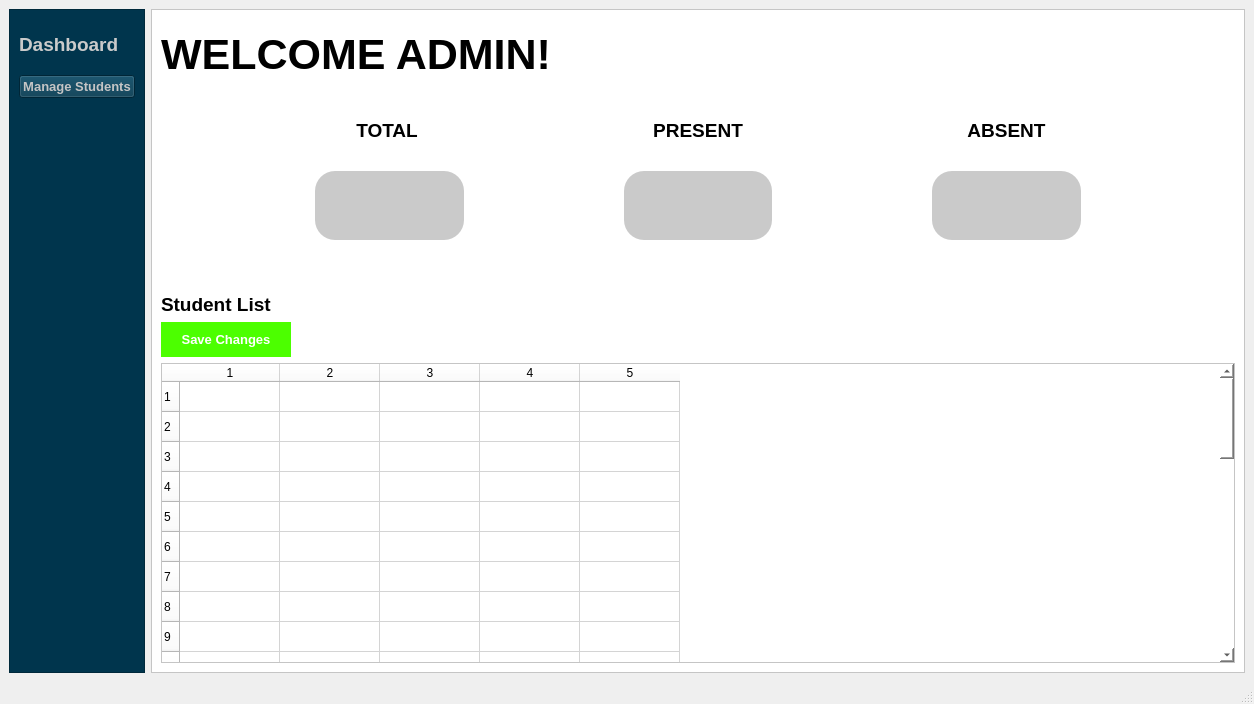
<?xml version="1.0" encoding="UTF-8"?>
<ui version="4.0">
 <class>admin_dashboard</class>
 <widget class="QMainWindow" name="admin_dashboard">
  <property name="geometry">
   <rect>
    <x>0</x>
    <y>0</y>
    <width>1254</width>
    <height>704</height>
   </rect>
  </property>
  <property name="windowTitle">
   <string>MainWindow</string>
  </property>
  <widget class="QWidget" name="centralwidget">
   <layout class="QHBoxLayout" name="horizontalLayout">
    <item>
     <widget class="QFrame" name="frame">
      <property name="maximumSize">
       <size>
        <width>200</width>
        <height>16777215</height>
       </size>
      </property>
      <property name="styleSheet">
       <string notr="true">background-color: rgb(0,53,77);</string>
      </property>
      <property name="frameShape">
       <enum>QFrame::Shape::StyledPanel</enum>
      </property>
      <property name="frameShadow">
       <enum>QFrame::Shadow::Raised</enum>
      </property>
      <layout class="QVBoxLayout" name="verticalLayout">
       <item>
        <widget class="QLabel" name="label_2">
         <property name="font">
          <font>
           <pointsize>14</pointsize>
           <bold>true</bold>
          </font>
         </property>
         <property name="styleSheet">
          <string notr="true">
color: rgb(202, 202, 202);</string>
         </property>
         <property name="text">
          <string>Dashboard</string>
         </property>
        </widget>
       </item>
       <item>
        <widget class="QPushButton" name="pushButton_5">
         <property name="font">
          <font>
           <pointsize>10</pointsize>
           <bold>true</bold>
          </font>
         </property>
         <property name="styleSheet">
          <string notr="true">color: rgb(197, 197, 197);
background-color: rgb(0,53,77);</string>
         </property>
         <property name="text">
          <string>Manage Students</string>
         </property>
        </widget>
       </item>
       <item>
        <widget class="QLabel" name="label_3">
         <property name="font">
          <font>
           <pointsize>10</pointsize>
           <bold>true</bold>
          </font>
         </property>
         <property name="styleSheet">
          <string notr="true">
color: rgb(197, 197, 197);</string>
         </property>
         <property name="text">
          <string/>
         </property>
        </widget>
       </item>
       <item>
        <widget class="QLabel" name="label_4">
         <property name="font">
          <font>
           <pointsize>10</pointsize>
           <bold>true</bold>
          </font>
         </property>
         <property name="styleSheet">
          <string notr="true">
color: rgb(197, 197, 197);</string>
         </property>
         <property name="text">
          <string/>
         </property>
        </widget>
       </item>
       <item>
        <widget class="QLabel" name="label_5">
         <property name="font">
          <font>
           <pointsize>10</pointsize>
           <bold>true</bold>
          </font>
         </property>
         <property name="styleSheet">
          <string notr="true">
color: rgb(197, 197, 197);</string>
         </property>
         <property name="text">
          <string/>
         </property>
        </widget>
       </item>
       <item>
        <widget class="QLabel" name="label_6">
         <property name="font">
          <font>
           <pointsize>10</pointsize>
           <bold>true</bold>
          </font>
         </property>
         <property name="styleSheet">
          <string notr="true">
color: rgb(197, 197, 197);</string>
         </property>
         <property name="text">
          <string/>
         </property>
        </widget>
       </item>
       <item>
        <widget class="QLabel" name="label_9">
         <property name="text">
          <string/>
         </property>
        </widget>
       </item>
       <item>
        <widget class="QLabel" name="label_10">
         <property name="text">
          <string/>
         </property>
        </widget>
       </item>
       <item>
        <widget class="QLabel" name="label_11">
         <property name="text">
          <string/>
         </property>
        </widget>
       </item>
       <item>
        <widget class="QLabel" name="label_13">
         <property name="text">
          <string/>
         </property>
        </widget>
       </item>
       <item>
        <widget class="QLabel" name="label_12">
         <property name="text">
          <string/>
         </property>
        </widget>
       </item>
       <item>
        <widget class="QLabel" name="label_14">
         <property name="text">
          <string/>
         </property>
        </widget>
       </item>
      </layout>
     </widget>
    </item>
    <item>
     <widget class="QFrame" name="frame_2">
      <property name="font">
       <font>
        <bold>true</bold>
       </font>
      </property>
      <property name="styleSheet">
       <string notr="true">background-color: rgb(255, 255, 255);</string>
      </property>
      <property name="frameShape">
       <enum>QFrame::Shape::StyledPanel</enum>
      </property>
      <property name="frameShadow">
       <enum>QFrame::Shadow::Raised</enum>
      </property>
      <layout class="QVBoxLayout" name="verticalLayout_2">
       <item>
        <widget class="QLabel" name="label_20">
         <property name="font">
          <font>
           <pointsize>32</pointsize>
           <bold>true</bold>
          </font>
         </property>
         <property name="text">
          <string>WELCOME ADMIN!</string>
         </property>
        </widget>
       </item>
       <item>
        <layout class="QHBoxLayout" name="horizontalLayout_3">
         <item>
          <widget class="QLabel" name="label_22">
           <property name="font">
            <font>
             <pointsize>14</pointsize>
             <bold>true</bold>
            </font>
           </property>
           <property name="text">
            <string/>
           </property>
          </widget>
         </item>
         <item>
          <widget class="QLabel" name="label_24">
           <property name="font">
            <font>
             <pointsize>14</pointsize>
             <bold>true</bold>
            </font>
           </property>
           <property name="text">
            <string>TOTAL </string>
           </property>
           <property name="alignment">
            <set>Qt::AlignmentFlag::AlignCenter</set>
           </property>
          </widget>
         </item>
         <item>
          <widget class="QLabel" name="label_23">
           <property name="font">
            <font>
             <pointsize>14</pointsize>
             <bold>true</bold>
            </font>
           </property>
           <property name="text">
            <string/>
           </property>
          </widget>
         </item>
         <item>
          <widget class="QLabel" name="label_18">
           <property name="font">
            <font>
             <pointsize>14</pointsize>
             <bold>true</bold>
            </font>
           </property>
           <property name="text">
            <string>PRESENT</string>
           </property>
           <property name="alignment">
            <set>Qt::AlignmentFlag::AlignCenter</set>
           </property>
          </widget>
         </item>
         <item>
          <widget class="QLabel" name="label_8">
           <property name="font">
            <font>
             <pointsize>14</pointsize>
             <bold>true</bold>
            </font>
           </property>
           <property name="text">
            <string/>
           </property>
          </widget>
         </item>
         <item>
          <widget class="QLabel" name="label">
           <property name="font">
            <font>
             <pointsize>14</pointsize>
             <bold>true</bold>
            </font>
           </property>
           <property name="text">
            <string>ABSENT</string>
           </property>
           <property name="alignment">
            <set>Qt::AlignmentFlag::AlignCenter</set>
           </property>
          </widget>
         </item>
         <item>
          <widget class="QLabel" name="label_7">
           <property name="font">
            <font>
             <pointsize>14</pointsize>
             <bold>true</bold>
            </font>
           </property>
           <property name="text">
            <string/>
           </property>
          </widget>
         </item>
        </layout>
       </item>
       <item>
        <layout class="QHBoxLayout" name="horizontalLayout_2">
         <item>
          <widget class="QLabel" name="label_15">
           <property name="text">
            <string/>
           </property>
          </widget>
         </item>
         <item>
          <widget class="QPushButton" name="totalstd">
           <property name="maximumSize">
            <size>
             <width>200</width>
             <height>70</height>
            </size>
           </property>
           <property name="font">
            <font>
             <pointsize>12</pointsize>
             <bold>true</bold>
            </font>
           </property>
           <property name="styleSheet">
            <string notr="true">
color: rgb(0, 0, 0);
background-color: rgb(202, 202, 202);
border-radius:20px;</string>
           </property>
           <property name="text">
            <string/>
           </property>
          </widget>
         </item>
         <item>
          <widget class="QLabel" name="label_19">
           <property name="text">
            <string/>
           </property>
          </widget>
         </item>
         <item>
          <widget class="QPushButton" name="presentbutton">
           <property name="maximumSize">
            <size>
             <width>200</width>
             <height>70</height>
            </size>
           </property>
           <property name="font">
            <font>
             <pointsize>12</pointsize>
             <bold>true</bold>
            </font>
           </property>
           <property name="styleSheet">
            <string notr="true">
color: rgb(0, 0, 0);
background-color: rgb(202, 202, 202);
border-radius:20px;</string>
           </property>
           <property name="text">
            <string/>
           </property>
          </widget>
         </item>
         <item>
          <widget class="QLabel" name="label_16">
           <property name="text">
            <string/>
           </property>
          </widget>
         </item>
         <item>
          <widget class="QPushButton" name="absentbutton">
           <property name="maximumSize">
            <size>
             <width>200</width>
             <height>70</height>
            </size>
           </property>
           <property name="font">
            <font>
             <pointsize>12</pointsize>
             <bold>true</bold>
            </font>
           </property>
           <property name="styleSheet">
            <string notr="true">
color: rgb(0, 0, 0);
background-color: rgb(202, 202, 202);
border-radius:20px;</string>
           </property>
           <property name="text">
            <string/>
           </property>
          </widget>
         </item>
         <item>
          <widget class="QLabel" name="label_17">
           <property name="text">
            <string/>
           </property>
          </widget>
         </item>
        </layout>
       </item>
       <item>
        <widget class="QLabel" name="label_21">
         <property name="font">
          <font>
           <pointsize>14</pointsize>
           <bold>true</bold>
          </font>
         </property>
         <property name="text">
          <string>Student List</string>
         </property>
         <property name="alignment">
          <set>Qt::AlignmentFlag::AlignBottom|Qt::AlignmentFlag::AlignLeading|Qt::AlignmentFlag::AlignLeft</set>
         </property>
        </widget>
       </item>
       <item>
        <widget class="QPushButton" name="savechanges">
         <property name="maximumSize">
          <size>
           <width>130</width>
           <height>35</height>
          </size>
         </property>
         <property name="font">
          <font>
           <pointsize>10</pointsize>
           <bold>true</bold>
          </font>
         </property>
         <property name="styleSheet">
          <string notr="true">color: rgb(255, 255, 255);
background-color: rgb(76, 255, 0);
border-radius:20px;</string>
         </property>
         <property name="text">
          <string>Save Changes</string>
         </property>
        </widget>
       </item>
       <item>
        <widget class="QTableWidget" name="tableWidget">
         <property name="sizePolicy">
          <sizepolicy hsizetype="Expanding" vsizetype="Expanding">
           <horstretch>1</horstretch>
           <verstretch>0</verstretch>
          </sizepolicy>
         </property>
         <property name="maximumSize">
          <size>
           <width>16777215</width>
           <height>300</height>
          </size>
         </property>
         <property name="rowCount">
          <number>30</number>
         </property>
         <property name="columnCount">
          <number>5</number>
         </property>
         <row/>
         <row/>
         <row/>
         <row/>
         <row/>
         <row/>
         <row/>
         <row/>
         <row/>
         <row/>
         <row/>
         <row/>
         <row/>
         <row/>
         <row/>
         <row/>
         <row/>
         <row/>
         <row/>
         <row/>
         <row/>
         <row/>
         <row/>
         <row/>
         <row/>
         <row/>
         <row/>
         <row/>
         <row/>
         <row/>
         <column/>
         <column/>
         <column/>
         <column/>
         <column/>
        </widget>
       </item>
      </layout>
     </widget>
    </item>
   </layout>
  </widget>
  <widget class="QMenuBar" name="menubar">
   <property name="geometry">
    <rect>
     <x>0</x>
     <y>0</y>
     <width>1254</width>
     <height>26</height>
    </rect>
   </property>
  </widget>
  <widget class="QStatusBar" name="statusbar"/>
 </widget>
 <resources/>
 <connections/>
</ui>
